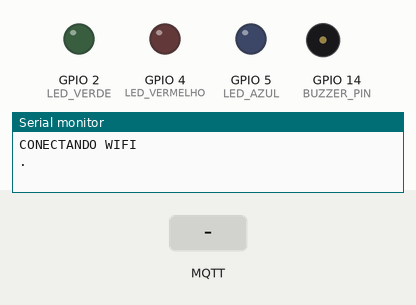
Recording of a sketch running on a simulated ESP32. Shown: output pins drawn as LEDs (lit = HIGH), buzzer (waves = sounding, pin HIGH), the last lines printed to the serial monitor. Dashed ring = blinking. The inputs (shaded band) are chosen by the test bench. WiFi joins after 1.5 s; servers stay silent unless stated; no MQTT or app messages arrive unless stated.

Above: at 0.1 s.
At 2.9 s:
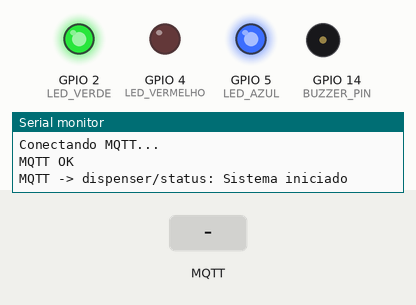
3.0 s: MQTT message "1" arrives on the first subscribed topic
4.5 s: MQTT message "on" arrives on the first subscribed topic
6.0 s: MQTT message "off" arrives on the first subscribed topic
At 16.93 s:
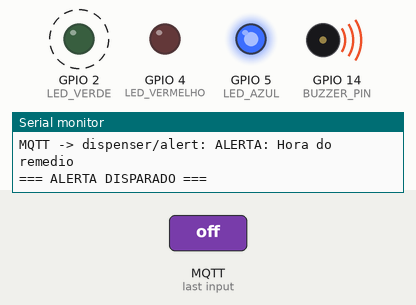
Timing chart, 0 to 18.3 s (numbered marks = the images above; inputs shaded):
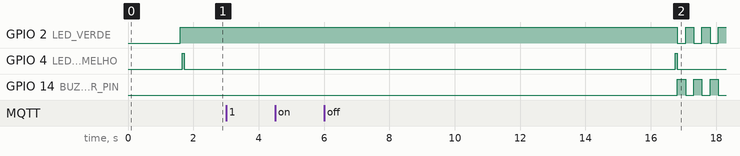

The sketch:

dispenser_iot.ino
```cpp
// =======================================================================
// DISPENSER INTELIGENTE IoT COM MQTT - Versao Wokwi
// Autor: Pamela Bispo Siqueira
// =======================================================================

#include <WiFi.h>
#include <PubSubClient.h>

// ==================== CONFIGURACOES WIFI ====================
const char* ssid = "Wokwi-GUEST";
const char* password = "";

// ==================== CONFIGURACOES MQTT ====================
const char* mqtt_server = "broker.mqtt.cool";
const int mqtt_port = 1883;
const char* mqtt_client_id = "dispenser_mackenzie_pamela";

// TOPICOS MQTT
const char* topic_status     = "dispenser/status";
const char* topic_alert      = "dispenser/alert";
const char* topic_medication = "dispenser/medication";
const char* topic_times      = "dispenser/times";

// ==================== PINOS DO SISTEMA ====================
#define SENSOR_PIN 12
#define BUZZER_PIN 14
#define LED_VERDE 2
#define LED_VERMELHO 4
#define LED_AZUL 5

// ==================== OBJETOS ====================
WiFiClient espClient;
PubSubClient mqttClient(espClient);

// ==================== VARIAVEIS IMPORTANTES ====================
unsigned long tempos_simulados[] = {15000, 25000, 35000, 45000};
int indiceTempo = 0;

unsigned long inicioCiclo = 0;
bool alertaDisparado = false;
bool medicamentoRetirado = false;

// ==================== CALLBACK MQTT ====================
void callback(char* topic, byte* message, unsigned int length) {
  Serial.print("\n[MQTT] ");
  Serial.print(topic);
  Serial.print(" -> ");
  String msg = "";
  for (int i = 0; i < length; i++) msg += (char)message[i];
  Serial.println(msg);
}

// ==================== WIFI ====================
void conectarWiFi() {
  Serial.println("\nCONECTANDO WIFI");
  WiFi.begin(ssid, password);

  int tentativas = 0;
  while (WiFi.status() != WL_CONNECTED && tentativas < 20) {
    Serial.print(".");
    delay(400);
    tentativas++;
  }

  if (WiFi.status() == WL_CONNECTED) {
    Serial.println("\nWIFI OK");
    Serial.println(WiFi.localIP());
    digitalWrite(LED_VERDE, HIGH);
  } else {
    Serial.println("\nERRO WIFI");
  }
}

// ==================== MQTT ====================
void conectarMQTT() {
  mqttClient.setServer(mqtt_server, mqtt_port);
  mqttClient.setCallback(callback);

  Serial.println("Conectando MQTT...");

  while (!mqttClient.connected()) {
    if (mqttClient.connect(mqtt_client_id)) {
      Serial.println("MQTT OK");
      digitalWrite(LED_AZUL, HIGH);

      mqttClient.subscribe(topic_status);
      mqttClient.subscribe(topic_alert);
      mqttClient.subscribe(topic_medication);

      mqttClient.publish(topic_status, "Sistema conectado MQTT");
    } else {
      Serial.print("Erro rc=");
      Serial.println(mqttClient.state());
      delay(2000);
    }
  }
}

// ==================== PUBLICAR ====================
void publicar(const char* topico, const char* mensagem) {
  if (mqttClient.connected()) {
    mqttClient.publish(topico, mensagem);
    Serial.print("MQTT -> ");
    Serial.print(topico);
    Serial.print(": ");
    Serial.println(mensagem);

    digitalWrite(LED_VERMELHO, HIGH);
    delay(60);
    digitalWrite(LED_VERMELHO, LOW);
  }
}

// ==================== ALERTA ====================
void emitirAlerta() {
  publicar(topic_alert, "ALERTA: Hora do remedio");

  Serial.println("=== ALERTA DISPARADO ===");

  for (int i = 0; i < 3; i++) {
    digitalWrite(BUZZER_PIN, HIGH);
    digitalWrite(LED_VERDE, LOW);
    delay(250);
    digitalWrite(BUZZER_PIN, LOW);
    digitalWrite(LED_VERDE, HIGH);
    delay(250);
  }

  alertaDisparado = true;       // agora pode retirar
  medicamentoRetirado = false;  // aguardando retirada
}

// ==================== DETECTAR RETIRADA AUTOMATICA ====================
void verificarRetirada() {
  if (alertaDisparado && !medicamentoRetirado) {
    medicamentoRetirado = true;

    publicar(topic_medication, "Medicamento retirado");

    Serial.println("=== REMEDIO RETIRADO AUTOMATICAMENTE ===");

    // Proximo horario
    indiceTempo++;
    if (indiceTempo >= 4) indiceTempo = 0;

    // Reinicia a contagem
    inicioCiclo = millis();
    alertaDisparado = false;
  }
}

// ==================== SETUP ====================
void setup() {
  Serial.begin(115200);

  pinMode(SENSOR_PIN, INPUT_PULLUP);
  pinMode(BUZZER_PIN, OUTPUT);
  pinMode(LED_VERDE, OUTPUT);
  pinMode(LED_VERMELHO, OUTPUT);
  pinMode(LED_AZUL, OUTPUT);

  conectarWiFi();
  conectarMQTT();

  publicar(topic_status, "Sistema iniciado");

  inicioCiclo = millis();
}

// ==================== LOOP ====================
void loop() {
  if (WiFi.status() == WL_CONNECTED && !mqttClient.connected()) {
    conectarMQTT();
  }

  mqttClient.loop();

  unsigned long tempoDecorrido = millis() - inicioCiclo;

  // Dispara alerta no tempo correto
  if (!alertaDisparado && tempoDecorrido >= tempos_simulados[indiceTempo]) {
    emitirAlerta();
  }

  // Retirada automática após alerta
  verificarRetirada();

  delay(50);
}
```
